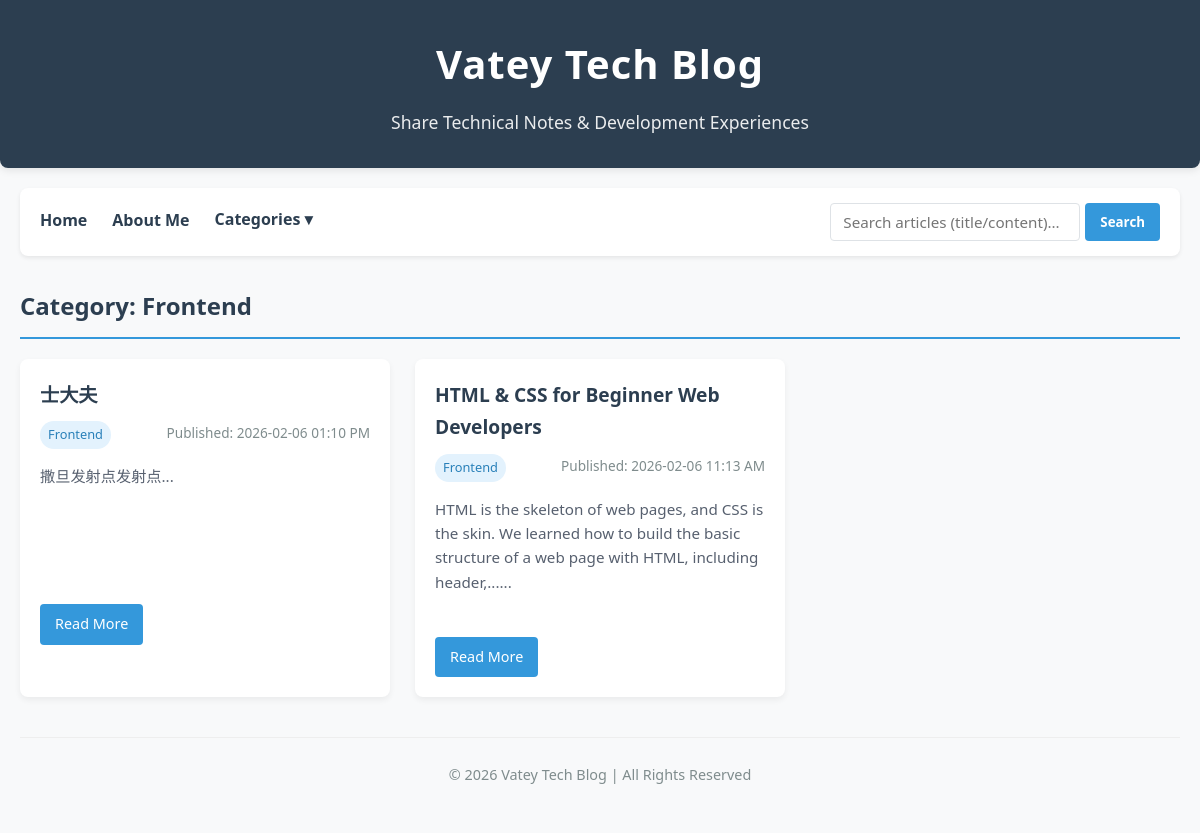
Screenshot of /category/Frontend with the database file from the repository.
### tables this page shows
CREATE TABLE posts (
                id INTEGER PRIMARY KEY AUTOINCREMENT,
                title TEXT NOT NULL,
                category TEXT NOT NULL,
                content TEXT NOT NULL,
                date TEXT NOT NULL
            );

### app.py (the view)
@app.route('/category/<category_name>')
def category_posts(category_name):
    search_query = request.args.get('query', '').strip()
    conn = get_db_connection()
    if search_query:
        posts = conn.execute('''
            SELECT * FROM posts
            WHERE category = ? AND (title LIKE ? OR content LIKE ?)
            ORDER BY id DESC
        ''', (category_name, f'%{search_query}%', f'%{search_query}%')).fetchall()
    else:
        posts = conn.execute(
            'SELECT * FROM posts WHERE category = ? ORDER BY id DESC',
            (category_name,)
        ).fetchall()
    conn.close()
    return render_template(
        'category.html',
        data=BLOG_GLOBAL_DATA,
        categories=get_all_categories(),
        category_name=category_name,
        posts=posts,
        search_query=search_query  # 新增：传递搜索词，实现搜索框回显
    )

### utils/db.py (called while the page is built)
def get_db_connection():
    conn = sqlite3.connect(DATABASE)
    conn.row_factory = sqlite3.Row  # 字典形式返回结果
    return conn

def get_all_categories():
    conn = get_db_connection()
    categories = conn.execute('SELECT DISTINCT category FROM posts ORDER BY category').fetchall()
    conn.close()
    return [cat['category'] for cat in categories]

### templates/category.html (shortened to what this page needs)
<!DOCTYPE html>
<html lang="en">
<head>
    <link rel="stylesheet" href="{{ url_for('static', filename='css/style.css') }}">
</head>
<body>
    <header>
        <h1>{{ data.title }}</h1>
        <p>{{ data.subtitle }}</p>
    </header>
    <div class="nav-search-container">
        <div class="nav-links">
            <a href="/">Home</a>
            <a href="/about">About Me</a>
            {% if categories %}
                <div class="dropdown">
                    <button class="dropdown-btn">Categories ▾</button>
                </div>
            {% endif %}
        </div>
        <form class="search-form" action="/" method="GET">
            <input type="text" name="query" placeholder="Search articles (title/content)..." value="{{ request.args.get('query', '') }}">
            <button type="submit">Search</button>
        </form>
    </div>
    <main>
        <h2 class="category-title">Category: {{ category_name }}</h2>
        {% if posts %}
            <div class="articles-grid">
                {% for post in posts %}
                    <div class="article-card">
                        <h3><a href="/article/{{ post.id }}">{{ post.title }}</a></h3>
                        <div class="article-meta">
                            <span class="category-tag">{{ post.category }}</span>
                            <span>Published: {{ post.date }}</span>
                        </div>
                        <p class="article-excerpt">{{ post.content|striptags|truncate(150) }}...</p>
                        <a href="/article/{{ post.id }}" class="read-more">Read More</a>
                    </div>
                {% endfor %}
            </div>
        {% endif %}
    </main>
    <footer>
        <p>© 2026 {{ data.title }} | All Rights Reserved</p>
    </footer>
</body>
</html>

### static/css/style.css (style rules this page uses)
* { margin: 0; padding: 0; box-sizing: border-box; font-family: 'Segoe UI', Tahoma, Geneva, Verdana, sans-serif; }
body { background-color: #f8f9fa; color: #2d3436; line-height: 1.7; padding: 0; margin: 0 auto; max-width: 1200px; }
header { text-align: center; padding: 30px 20px; background-color: #2c3e50; color: white; border-radius: 0 0 8px 8px; margin-bottom: 20px; box-shadow: 0 2px 8px rgba(0,0,0,0.1); }
header h1 { font-size: 2.5rem; margin-bottom: 10px; letter-spacing: 1px; }
header p { font-size: 1.1rem; opacity: 0.9; font-weight: 300; }
.nav-search-container { display: flex; flex-wrap: wrap; justify-content: space-between; align-items: center; padding: 15px 20px; background-color: white; border-radius: 8px; box-shadow: 0 2px 4px rgba(0,0,0,0.08); margin: 0 20px 30px; gap: 15px; }
.nav-links { display: flex; flex-wrap: wrap; gap: 25px; align-items: center; }
.nav-links a { text-decoration: none; color: #2c3e50; font-weight: 600; font-size: 1rem; transition: all 0.3s ease; padding: 6px 0; line-height: 1.2; border-bottom: 2px solid transparent; }
.dropdown { position: relative; display: inline-block; padding-bottom: 2px; }
.dropdown-btn { background: none; border: none; outline: none; cursor: pointer; margin: 0; padding: 0; color: #2c3e50; font-weight: 600; font-size: 1rem; cursor: pointer; padding: 6px 0; line-height: 1.2; border-bottom: 2px solid transparent; transition: all 0.3s ease; display: flex; align-items: center; gap: 3px; display: inline-block; }
.search-form { display: flex; gap: 5px; }
.search-form input { padding: 8px 12px; border: 1px solid #dee2e6; border-radius: 4px; outline: none; font-size: 0.95rem; width: 250px; transition: border 0.3s; }
.search-form button { padding: 8px 15px; border: none; border-radius: 4px; background-color: #3498db; color: white; font-weight: 600; cursor: pointer; transition: background 0.3s; }
main { padding: 0 20px; margin-bottom: 40px; }
.category-title { color: #2c3e50; margin-bottom: 20px; padding-bottom: 10px; border-bottom: 2px solid #3498db; font-size: 1.5rem; }
.articles-grid { display: grid; grid-template-columns: repeat(auto-fill, minmax(350px, 1fr)); gap: 25px; margin-top: 20px; }
.article-card { background-color: white; border-radius: 8px; box-shadow: 0 3px 6px rgba(0,0,0,0.06); padding: 20px; transition: transform 0.3s ease, box-shadow 0.3s ease; }
.article-card h3 { margin-bottom: 10px; }
.article-card h3 a { text-decoration: none; color: #2c3e50; transition: color 0.3s; font-size: 1.2rem; }
.article-meta { color: #7f8c8d; font-size: 0.85rem; margin-bottom: 15px; display: flex; justify-content: space-between; }
.category-tag { padding: 3px 8px; background-color: #e3f2fd; color: #2980b9; border-radius: 20px; font-size: 0.8rem; font-weight: 500; }
.article-excerpt { color: #57606f; font-size: 0.95rem; margin-bottom: 20px; line-height: 1.6; min-height: 120px; }
.read-more { text-decoration: none; color: white; background-color: #3498db; padding: 8px 15px; border-radius: 4px; font-size: 0.9rem; font-weight: 500; transition: background 0.3s; display: inline-block; }
footer { text-align: center; padding: 25px 20px; color: #7f8c8d; font-size: 0.9rem; border-top: 1px solid #eee; margin: 0 20px 20px; }

### rows the page displays
posts: title "士大夫", category "Frontend", date "2026-02-06 01:10 PM", content "撒旦发射点发射点"
posts: title "HTML & CSS for Beginner Web Developers", category "Frontend", date "2026-02-06 11:13 AM", content "HTML is the skeleton of web pages, and CSS is the skin. We learned how to build the basic structure of a web page with HTML, including header,..."

### other values shown
{{ data.title }} "Vatey Tech Blog"
{{ data.subtitle }} "Share Technical Notes & Development Experiences"
{{ category_name }} "Frontend"
